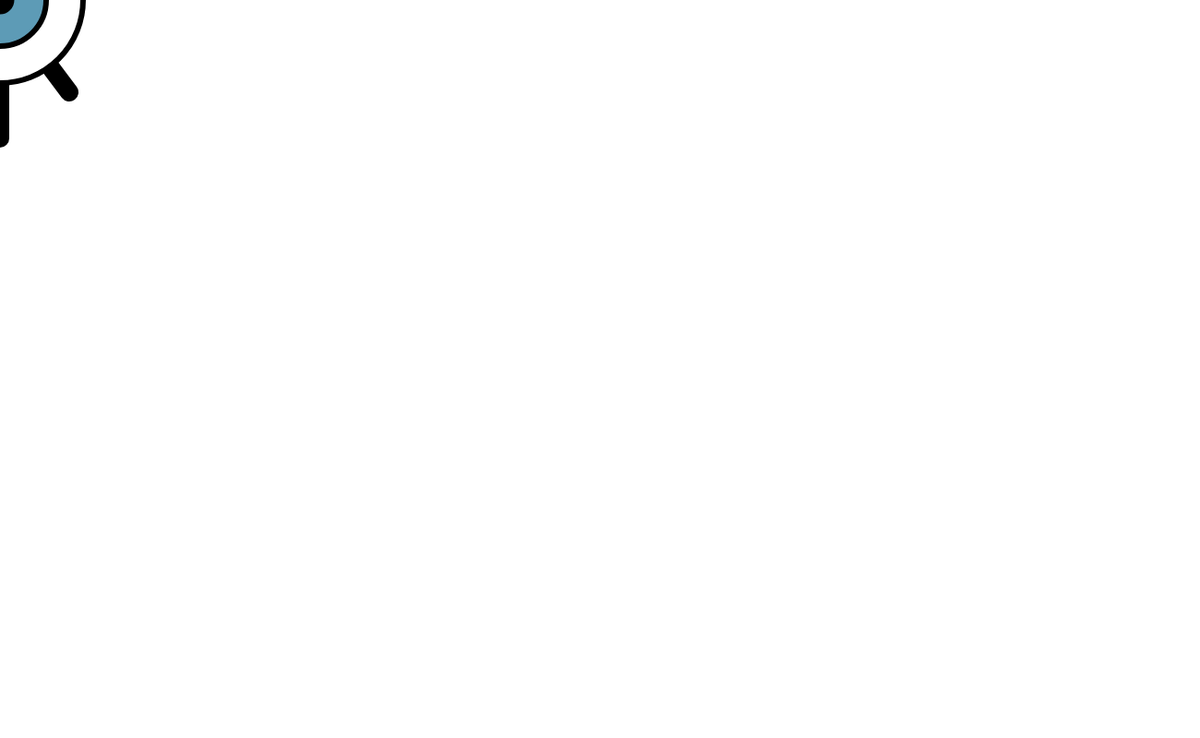
Frame 1 (no input)
Frame 60 (no input): identical to frame 1, image omitted
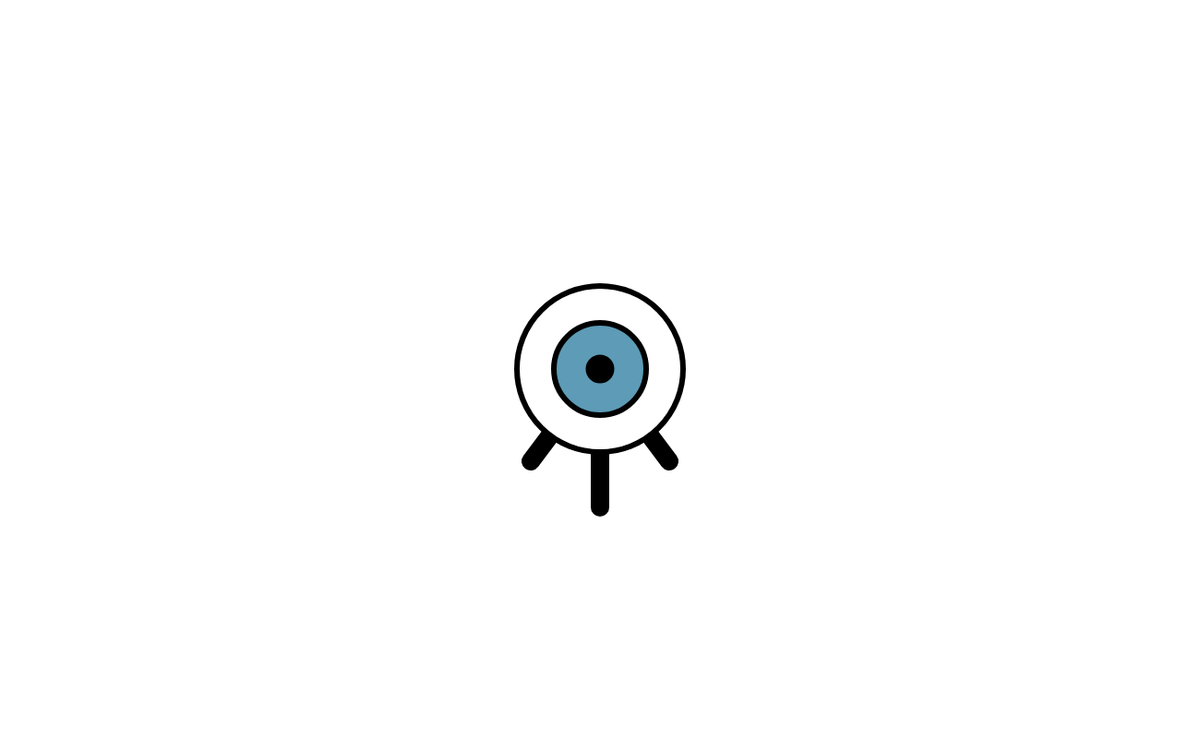
Frame 120 (the mouse pressed at the canvas centre since frame 60)

The p5.js sketch that drew these frames (run headless with seeded random() and noise() and a simulated clock; from frame 60 on, the mouse is pressed at the canvas centre):

// p5.js sketch
// ── sketch.js
x = 650;
y = 400;

function setup() {
  createCanvas(1300, 800);
}

function draw() {
  background(255);
  x = mouseX;
  y = mouseY;
  strokeWeight(20);
  line(x, y, x-75, y +100);
  line(x, y, x, y + 150);
  line(x, y, x + 75, y + 100);
  strokeWeight(6);
  fill(255);
  ellipse(x, y, 180, 180);
  fill(93, 155, 182);
  ellipse(x, y, 100, 100);
  fill(0);
  ellipse(x, y, 25, 25);
}
